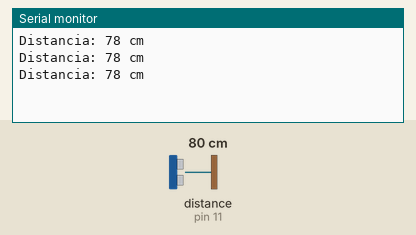
The sketch below on a simulated Arduino Uno, built with avr-gcc and run on an emulated ATmega328P. On the bench: the last lines printed to the serial monitor. Wiring (inferred from the names in the program): ultrasonic range finder: trigger pin 10; echo pin 11. The test bench sets the inputs (shaded band); at power-on: distance to the obstacle (sensor on pin 11) 80 cm. The echo pulse lasts 58.3 µs per cm.

Above: at 1.3 s.
1.4 s: distance to the obstacle (sensor on pin 11) set to 2 cm
At 1.9 s:
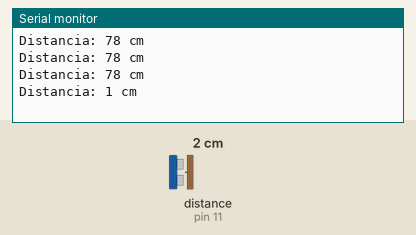
2.9 s: distance to the obstacle (sensor on pin 11) set to 4 cm
At 3.4 s:
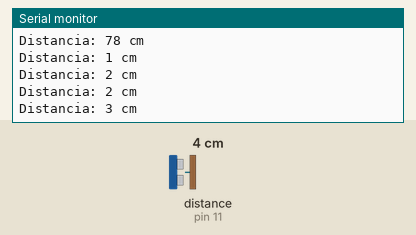
Timing chart, 0 to 5.9 s (numbered marks = the images above; inputs shaded):
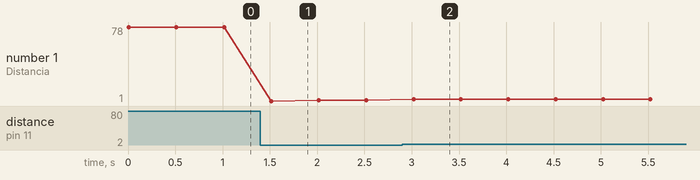

The sketch:

BoardSistemasCedenoUltrasonico.ino
```cpp
const int trigPin = 10;
const int echoPin = 11;

void setup() {
  Serial.begin(9600);
  pinMode(trigPin, OUTPUT); // El Trig envía el pulso
  pinMode(echoPin, INPUT);  // El Echo recibe el pulso
}

void loop() {
  // Limpiar el pin Trig
  digitalWrite(trigPin, LOW);
  delayMicroseconds(2);

  // Enviar un pulso de 10 microsegundos
  digitalWrite(trigPin, HIGH);
  delayMicroseconds(10);
  digitalWrite(trigPin, LOW);

  // Leer el tiempo que tardó en regresar el eco (en microsegundos)
  long duracion = pulseIn(echoPin, HIGH);

  // Calcular la distancia: Velocidad del sonido (0.034 cm/us) / 2
  int distancia = duracion * 0.034 / 2;

  // Mostrar en el Monitor Serie
  Serial.print("Distancia: ");
  Serial.print(distancia);
  Serial.println(" cm");

  delay(500); // Esperar medio segundo para la siguiente lectura
}
```

Measured:
- after the input at 1.4 s, the serial monitor: prints a new line after 0.12 s (image 1)
- after the input at 2.9 s, the serial monitor: prints a new line after 0.12 s (image 2)
- plotted number 1: 78 → 2 after the input at 1.4 s, 2 → 3 after the input at 2.9 s
